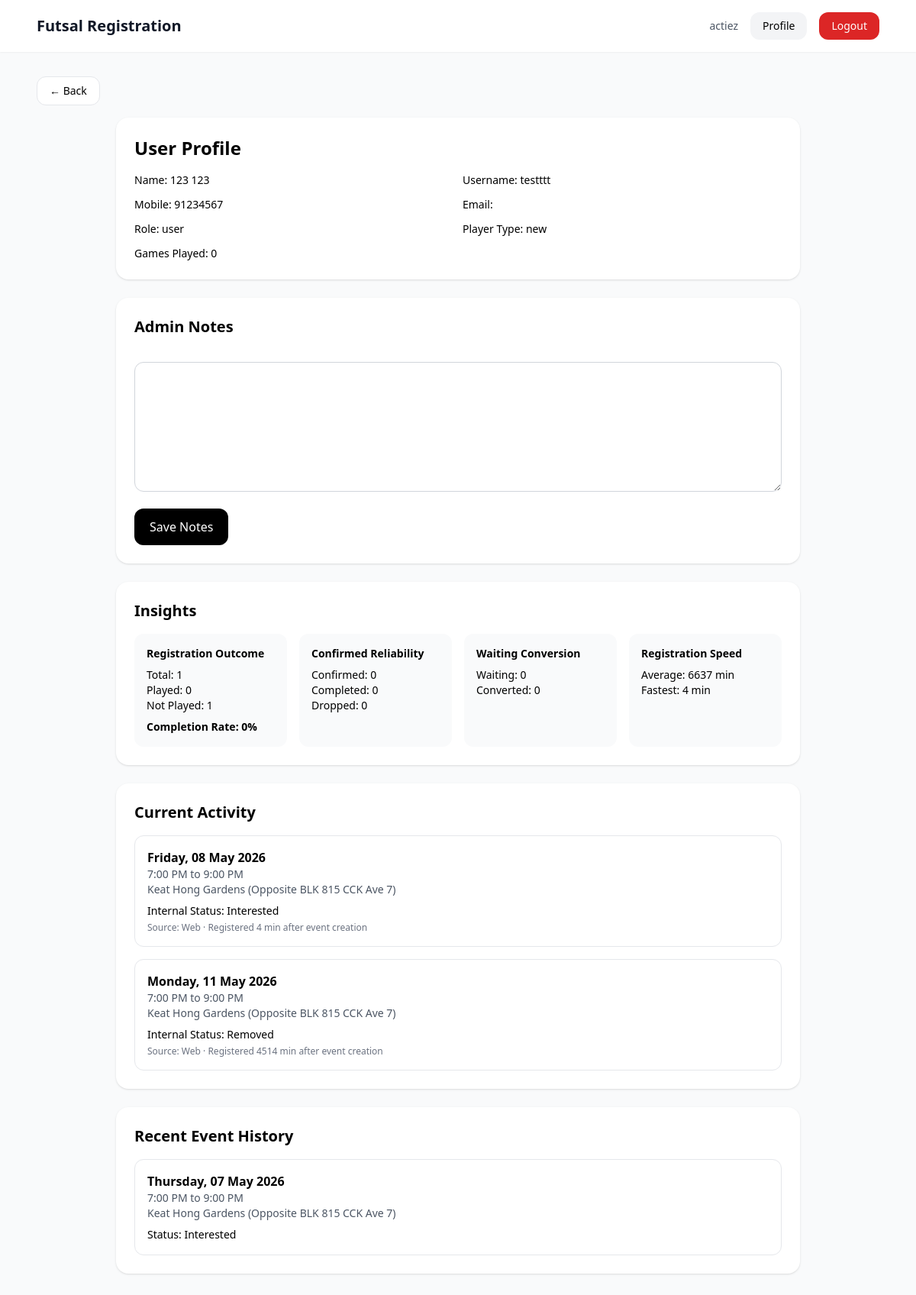
/users/9/ (signed in), run on an earlier commit of the app's database.
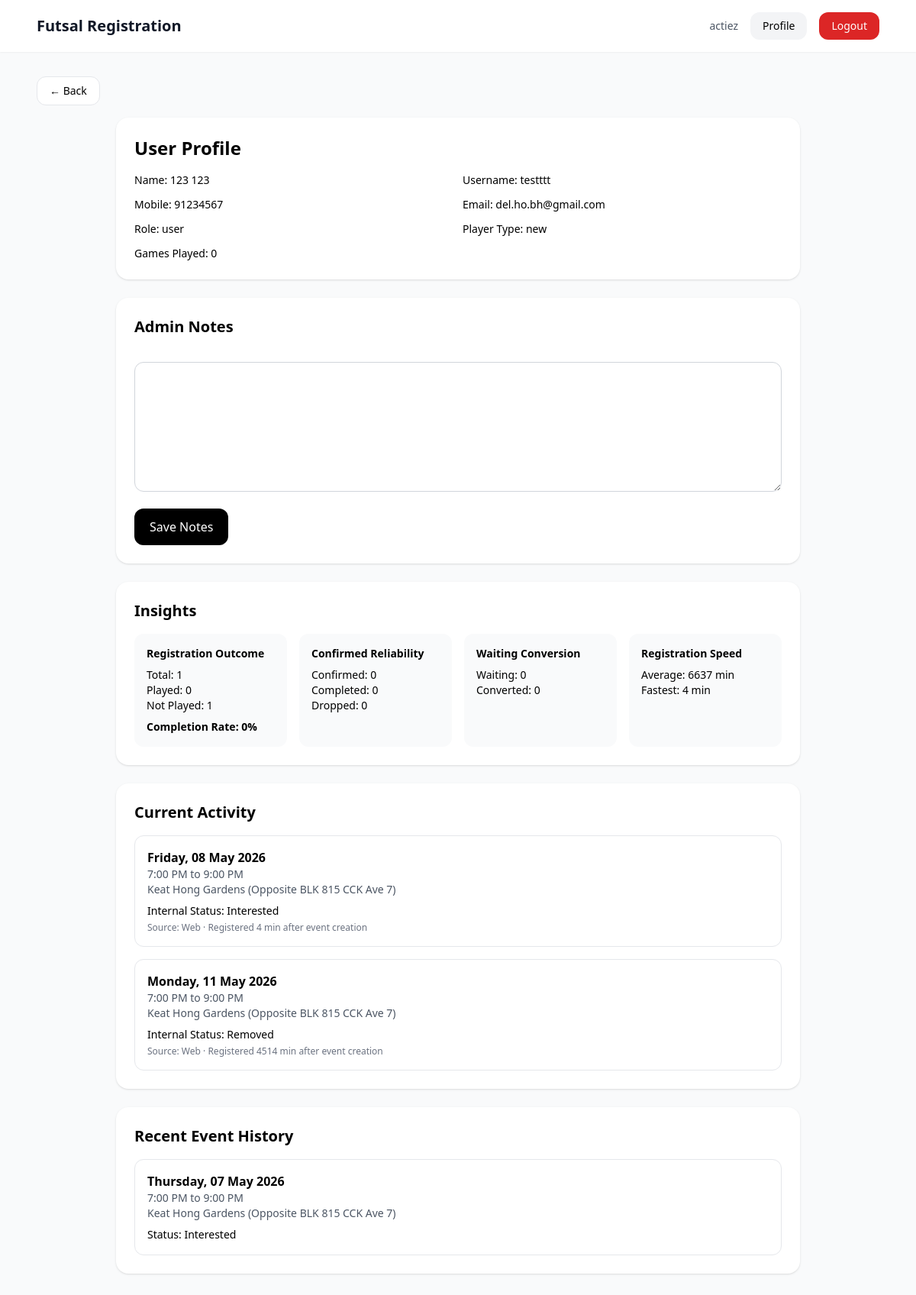
And on a later commit of the database.
### accounts/models.py (models this page shows, shortened)
class User(AbstractUser):
    ROLE_USER = "user"
    ROLE_ADMIN = "admin"
    ROLE_SUPERADMIN = "superadmin"
    ROLE_CHOICES = [
        (ROLE_USER, "User"),
        (ROLE_ADMIN, "Admin"),
        (ROLE_SUPERADMIN, "Superadmin"),
    ]
    PLAYER_NEW = "new"
    PLAYER_REGULAR = "regular"
    PLAYER_CORE = "core"
    PLAYER_NAUGHTY = "naughty"
    PLAYER_TYPE_CHOICES = [
        (PLAYER_NEW, "New"),
        (PLAYER_REGULAR, "Regular"),
        (PLAYER_CORE, "Core"),
        (PLAYER_NAUGHTY, "Naughty"),
    ]
    role = models.CharField(max_length=20, choices=ROLE_CHOICES, default=ROLE_USER)
    player_type = models.CharField(max_length=20, choices=PLAYER_TYPE_CHOICES, default=PLAYER_NEW)
    mobile_number = models.CharField(max_length=30, blank=True)
    games_played_count = models.PositiveIntegerField(default=0)
    email_verified = models.BooleanField(default=False)
    admin_notes = models.TextField(blank=True, default="")
    def is_admin_level(self):
        return self.is_authenticated and (
            self.is_superuser or self.role in {self.ROLE_ADMIN, self.ROLE_SUPERADMIN}
        )

### accounts/views.py (the view, shortened to what this page needs)
# urls.py: path("users/<int:user_id>/", views.admin_user_profile, name="admin_user_profile"),
@login_required
def admin_user_profile(request, user_id):
    if not request.user.is_admin_level():
        raise PermissionDenied("You do not have access to this page.")
    profile_user = get_object_or_404(User, id=user_id)
    if request.method == "POST":
        if request.POST.get("action") == "save_admin_notes":
            profile_user.admin_notes = request.POST.get("admin_notes", "")
            profile_user.save()
            messages.success(request, "Admin notes updated successfully.")
            return redirect("admin_user_profile", user_id=profile_user.id)
    current_registrations = EventRegistration.objects.filter(
        user=profile_user,
        event__start_datetime__gte=timezone.now()
    ).select_related("event").order_by("event__start_datetime")
    recent_registrations = EventRegistration.objects.filter(
        user=profile_user,
        event__start_datetime__lt=timezone.now()
    ).select_related("event").order_by("-event__start_datetime")[:5]
    all_regs = EventRegistration.objects.filter(user=profile_user).select_related("event")
    now = timezone.now()
    past_regs = [r for r in all_regs if r.event.end_datetime and r.event.end_datetime < now]
    total_registered = len(past_regs)
    played = len([r for r in past_regs if r.status == "playing"])
    not_played = total_registered - played
    confirmed_playing = len([r for r in past_regs if r.status == "playing"])
    completed = confirmed_playing  # same logic for now
    dropped_after_confirmed = 0  # placeholder (we refine later)
    waiting_regs = [r for r in past_regs if r.status == "waiting"]
    waiting_total = len(waiting_regs)
    waiting_converted = 0  # placeholder (needs status logs later)
    completion_rate = 0
    if total_registered > 0:
        completion_rate = round((played / total_registered) * 100)
    reliability_tag = "Neutral"
    registration_delays = [
        reg.registration_delay_minutes
        for reg in all_regs
        if reg.registration_delay_minutes is not None
    ]
    avg_registration_speed = None
    fastest_registration_speed = None
    if registration_delays:
        avg_registration_speed = round(sum(registration_delays) / len(registration_delays))
        fastest_registration_speed = min(registration_delays)
    context = {
        "profile_user": profile_user,
        "current_registrations": current_registrations,
        "recent_registrations": recent_registrations,
        "insights": {
            "total_registered": total_registered,
            "played": played,
            "not_played": not_played,
            "confirmed_playing": confirmed_playing,
            "completed": completed,
            "dropped_after_confirmed": dropped_after_confirmed,
            "waiting_total": waiting_total,
            "waiting_converted": waiting_converted,
            "completion_rate": completion_rate,
            "reliability_tag": reliability_tag,
            "avg_registration_speed": avg_registration_speed,
            "fastest_registration_speed": fastest_registration_speed,
        }
    }
    return render(request, "accounts/admin_profile.html", context)

### events/models.py (called while the page is built)
    @property
    def weekday_display(self):
        local_start = timezone.localtime(self.start_datetime)
        return local_start.strftime("%A")

    @property
    def date_display(self):
        local_start = timezone.localtime(self.start_datetime)
        return local_start.strftime("%d %B %Y")

    @property
    def time_range_display(self):
        local_start = timezone.localtime(self.start_datetime)
        local_end = timezone.localtime(self.end_datetime)
        start = local_start.strftime("%I:%M %p").lstrip("0")
        end = local_end.strftime("%I:%M %p").lstrip("0")
        return f"{start} to {end}"

### registrations/models.py (called while the page is built)
    @property
    def registration_delay_seconds(self):
        if self.event and self.event.created_at and self.registered_at:
            return int((self.registered_at - self.event.created_at).total_seconds())
        return None

    @property
    def registration_delay_minutes(self):
        seconds = self.registration_delay_seconds
        if seconds is None:
            return None
        return round(seconds / 60)

### templates/accounts/admin_profile.html (shortened to what the changed rows need)
{% extends "base.html" %}
{% block content %}
<div class="max-w-4xl mx-auto space-y-6">
    <div class="bg-white rounded-2xl shadow p-6">
        <h1 class="text-2xl font-bold">User Profile</h1>
        <div class="mt-4 grid grid-cols-1 md:grid-cols-2 gap-3 text-sm">
            <div><span class="font-medium">Name:</span> {{ profile_user.get_full_name|default:profile_user.username }}</div>
            <div><span class="font-medium">Username:</span> {{ profile_user.username }}</div>
            <div><span class="font-medium">Mobile:</span> {{ profile_user.mobile_number }}</div>
            <div><span class="font-medium">Email:</span> {{ profile_user.email }}</div>
            <div><span class="font-medium">Role:</span> {{ profile_user.role }}</div>
            <div><span class="font-medium">Player Type:</span> {{ profile_user.player_type }}</div>
            <div><span class="font-medium">Games Played:</span> {{ profile_user.games_played_count }}</div>
        </div>
    </div>
    <div class="bg-white rounded-2xl shadow p-6">
        <h2 class="text-xl font-bold">Admin Notes</h2>
    </div>
<div class="bg-white rounded-2xl shadow p-6">
    <h2 class="text-xl font-bold mb-4">Insights</h2>
</div>
    <div class="bg-white rounded-2xl shadow p-6">
        <h2 class="text-xl font-bold">Current Activity</h2>
    </div>
    <div class="bg-white rounded-2xl shadow p-6">
        <h2 class="text-xl font-bold">Recent Event History</h2>
    </div>
</div>
{% endblock %}

What changed in the data, as far as the page shows it:
changed User "testttt": email (not shown) → "del.ho.bh@gmail.com"
